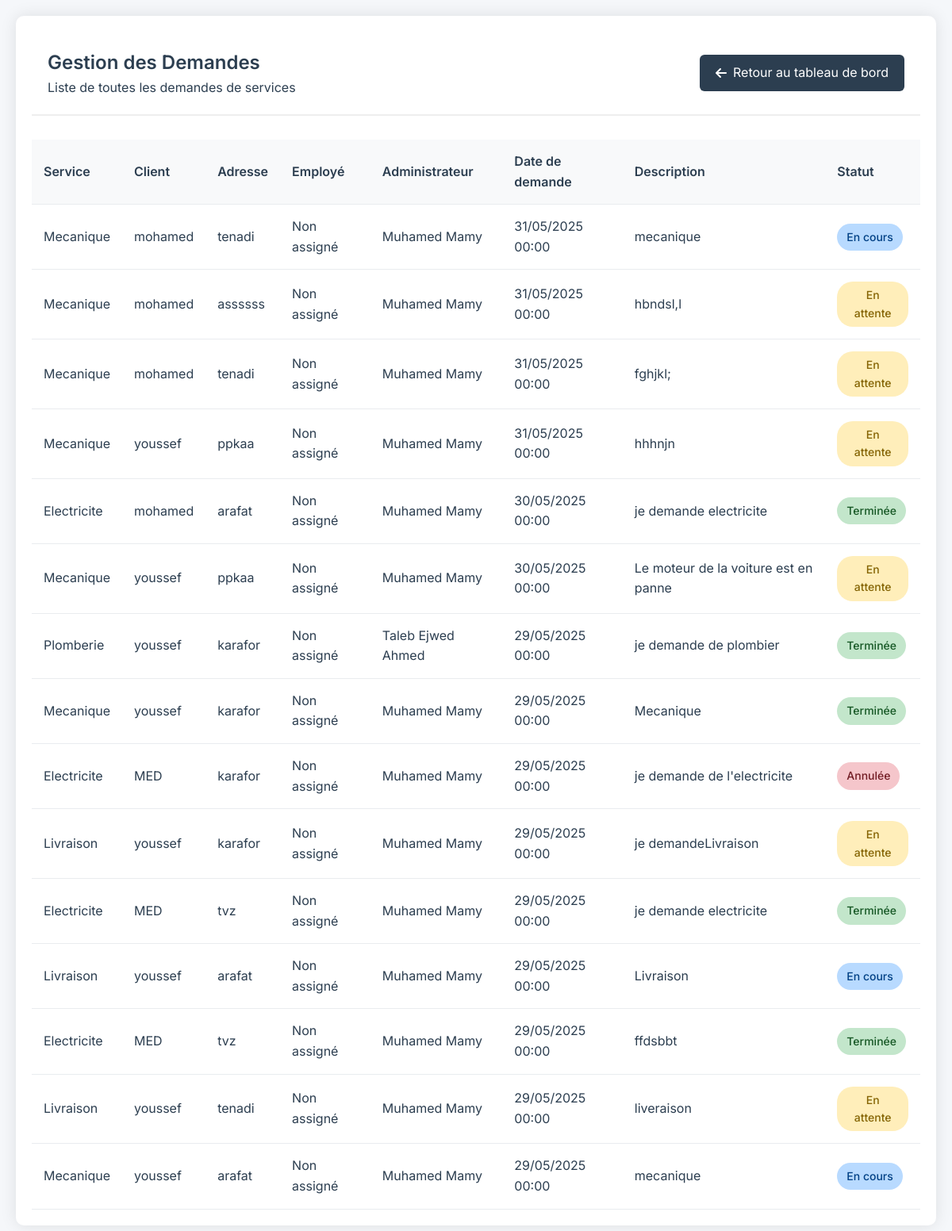
/partie_admin/demandes.php (signed in), run on the app's committed database.
### tables this page shows
CREATE TABLE IF NOT EXISTS `demande` (
  `id_demande` int NOT NULL AUTO_INCREMENT,
  `description` text,
  `statut` enum('en_attente','en_cours','terminee','annulee') DEFAULT 'en_attente',
  `id_service` int DEFAULT NULL,
  `id_client` int DEFAULT NULL,
  `id_employe` int DEFAULT NULL,
  `date_demande` date NOT NULL,
  `date_execution` date DEFAULT NULL,
  `adresse` varchar(255) NOT NULL,
  `image` text,
  PRIMARY KEY (`id_demande`),
  KEY `fk_demande_service` (`id_service`),
  KEY `fk_demande_employe` (`id_employe`),
  KEY `fk_demande_client` (`id_client`) USING BTREE
);

CREATE TABLE IF NOT EXISTS `service` (
  `id_service` int NOT NULL AUTO_INCREMENT,
  `nom_service` varchar(100) NOT NULL,
  `description` text,
  `categorie` varchar(50) DEFAULT NULL,
  `prix` decimal(10,2) DEFAULT NULL,
  `duree_estimee` int DEFAULT NULL,
  `id_admin` int DEFAULT NULL,
  `id_categorie` int DEFAULT NULL,
  PRIMARY KEY (`id_service`),
  KEY `fk_service_admin` (`id_admin`),
  KEY `fk_service_categorie` (`id_categorie`)
);

CREATE TABLE IF NOT EXISTS `client` (
  `id_client` int NOT NULL AUTO_INCREMENT,
  `nom` varchar(100) NOT NULL,
  `email` varchar(100) NOT NULL,
  `password` varchar(255) NOT NULL,
  PRIMARY KEY (`id_client`),
  UNIQUE KEY `email` (`email`)
);

### partie_admin/demandes.php (the view, shortened to what this page needs)
<?php
include_once '../include/db_config.php';
$sql = "SELECT
            d.id_demande,
            d.description as demande_description,
            d.statut,
            d.date_demande,
            d.date_execution,
            d.adresse,
            s.nom_service,
            c.nom as client_nom,
            e.nom as employe_nom,
            a.nom as admin_nom
        FROM Demande d
        LEFT JOIN Service s ON d.id_service = s.id_service
        LEFT JOIN Client c ON d.id_client = c.id_client
        LEFT JOIN Employe e ON d.id_employe = e.id_employe
        LEFT JOIN Administrateur a ON s.id_admin = a.id_admin
        ORDER BY d.date_demande DESC";
$result = $conn->query($sql);
$demandes = [];
if ($result) {
    while ($row = $result->fetch_assoc()) {
        $demandes[] = $row;
    }
}
function getStatusClass($statut) {
    switch ($statut) {
        case 'en_attente':
            return 'status-pending';
        case 'en_cours':
            return 'status-progress';
        case 'terminee':
            return 'status-completed';
        case 'annulee':
            return 'status-cancelled';
    }
}
function getStatusLabel($statut) {
    switch ($statut) {
        case 'en_attente':
            return 'En attente';
        case 'en_cours':
            return 'En cours';
        case 'terminee':
            return 'Terminée';
        case 'annulee':
            return 'Annulée';
    }
}
?>
<!DOCTYPE html>
<html lang="fr">
<head>
    <link rel="stylesheet" href="https://cdnjs.cloudflare.com/ajax/libs/font-awesome/6.4.0/css/all.min.css">
</head>
<body>
    <div class="container">
        <div class="page-header">
            <div>
                <h1 class="page-title">Gestion des Demandes</h1>
                <p>Liste de toutes les demandes de services</p>
            </div>
            <a href="dashbord.php" class="back-button">
                <i class="fas fa-arrow-left"></i>
                Retour au tableau de bord
            </a>
        </div>
        <?php if (!empty($demandes)): ?>
            <table class="demandes-table">
                <thead>                    <tr>
                        <th>Service</th>
                        <th>Client</th>
                        <th>Adresse</th>
                        <th>Employé</th>
                        <th>Administrateur</th>
                        <th>Date de demande</th>
                        <th>Description</th>
                         <th>Statut</th>
                    </tr>
                </thead>
                <tbody>
                    <?php foreach ($demandes as $demande): ?>
                        <tr>
                            <td><?php echo htmlspecialchars($demande['nom_service']); ?></td>
                            <td><?php echo htmlspecialchars($demande['client_nom']); ?></td>
                            <td><?php echo htmlspecialchars($demande['adresse']); ?></td>
                            <td><?php echo $demande['employe_nom'] ? htmlspecialchars($demande['employe_nom']) : 'Non assigné'; ?></td>
                            <td><?php echo $demande['admin_nom'] ? htmlspecialchars($demande['admin_nom']) : 'Non validé'; ?></td>
                            <td><?php echo date('d/m/Y H:i', strtotime($demande['date_demande'])); ?></td>
                            <td><?php echo htmlspecialchars($demande['demande_description']); ?></td>
                            <td>
                                <span class="status-badge <?php echo getStatusClass($demande['statut']); ?>">
                                    <?php echo getStatusLabel($demande['statut']); ?>
                                </span>
                            </td>
                        </tr>
                    <?php endforeach; ?>
                </tbody>
            </table>
        <?php endif; ?>
    </div>
</body>
</html>

### partie_admin/demandes.php (style rules this page uses)
* { margin: 0; padding: 0; box-sizing: border-box; }
body { font-family: 'Inter', sans-serif; background-color: #f5f7fa; color: #2C3E50; line-height: 1.6; padding: 20px; }
.container { max-width: 1400px; margin: 0 auto; background: white; border-radius: 10px; box-shadow: 0 0 20px rgba(0,0,0,0.1); padding: 20px; }
.page-header { margin-bottom: 30px; padding: 20px; border-bottom: 2px solid #eee; display: flex; justify-content: space-between; align-items: center; }
.page-title { color: #2C3E50; font-size: 24px; font-weight: 600; }
.back-button { display: inline-flex; align-items: center; padding: 10px 20px; background-color: #2C3E50; color: white; text-decoration: none; border-radius: 6px; transition: background-color 0.3s ease; }
.back-button i { margin-right: 8px; }
.demandes-table { width: 100%; border-collapse: collapse; margin-top: 20px; }
.demandes-table th, .demandes-table td { padding: 15px; text-align: left; border-bottom: 1px solid #e9ecef; }
.demandes-table th { background-color: #f8f9fa; font-weight: 600; color: #2C3E50; }
.status-badge { padding: 6px 12px; border-radius: 20px; font-size: 14px; font-weight: 500; text-align: center; display: inline-block; }
.status-pending { background-color: #ffeeba; color: #856404; }
.status-progress { background-color: #b8daff; color: #004085; }
.status-completed { background-color: #c3e6cb; color: #155724; }
.status-cancelled { background-color: #f5c6cb; color: #721c24; }

### data on the page
demande: id_service.nom_service "Mecanique", id_client.nom "mohamed", adresse "tenadi", administrateur.nom "Muhamed Mamy", date_demande "31/05/2025 00:00", description "mecanique", statut "En cours"
demande: id_service.nom_service "Mecanique", id_client.nom "mohamed", adresse "assssss", administrateur.nom "Muhamed Mamy", date_demande "31/05/2025 00:00", description "hbndsl,l", statut "En attente"
demande: id_service.nom_service "Mecanique", id_client.nom "mohamed", adresse "tenadi", administrateur.nom "Muhamed Mamy", date_demande "31/05/2025 00:00", description "fghjkl;", statut "En attente"
demande: id_service.nom_service "Mecanique", id_client.nom "youssef", adresse "ppkaa", administrateur.nom "Muhamed Mamy", date_demande "31/05/2025 00:00", description "hhhnjn", statut "En attente"
demande: id_service.nom_service "Electricite", id_client.nom "mohamed", adresse "arafat", administrateur.nom "Muhamed Mamy", date_demande "30/05/2025 00:00", description "je demande electricite", statut "Terminée"
demande: id_service.nom_service "Mecanique", id_client.nom "youssef", adresse "ppkaa", administrateur.nom "Muhamed Mamy", date_demande "30/05/2025 00:00", description "Le moteur de la voiture est en panne", statut "En attente"
demande: id_service.nom_service "Plomberie", id_client.nom "youssef", adresse "karafor", administrateur.nom "Taleb Ejwed Ahmed", date_demande "29/05/2025 00:00", description "je demande de plombier", statut "Terminée"
demande: id_service.nom_service "Mecanique", id_client.nom "youssef", adresse "karafor", administrateur.nom "Muhamed Mamy", date_demande "29/05/2025 00:00", description "Mecanique", statut "Terminée"
demande: id_service.nom_service "Electricite", id_client.nom "MED", adresse "karafor", administrateur.nom "Muhamed Mamy", date_demande "29/05/2025 00:00", description "je demande de l'electricite", statut "Annulée"
demande: id_service.nom_service "Livraison", id_client.nom "youssef", adresse "karafor", administrateur.nom "Muhamed Mamy", date_demande "29/05/2025 00:00", description "je demandeLivraison", statut "En attente"
demande: id_service.nom_service "Electricite", id_client.nom "MED", adresse "tvz", administrateur.nom "Muhamed Mamy", date_demande "29/05/2025 00:00", description "je demande electricite", statut "Terminée"
demande: id_service.nom_service "Livraison", id_client.nom "youssef", adresse "arafat", administrateur.nom "Muhamed Mamy", date_demande "29/05/2025 00:00", description "Livraison", statut "En cours"
demande: id_service.nom_service "Electricite", id_client.nom "MED", adresse "tvz", administrateur.nom "Muhamed Mamy", date_demande "29/05/2025 00:00", description "ffdsbbt", statut "Terminée"
demande: id_service.nom_service "Livraison", id_client.nom "youssef", adresse "tenadi", administrateur.nom "Muhamed Mamy", date_demande "29/05/2025 00:00", description "liveraison", statut "En attente"
demande: id_service.nom_service "Mecanique", id_client.nom "youssef", adresse "arafat", administrateur.nom "Muhamed Mamy", date_demande "29/05/2025 00:00", description "mecanique", statut "En cours"
